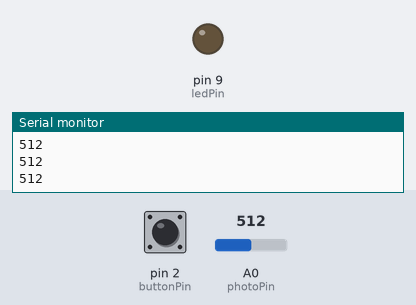
A sketch run on a simulated Arduino Uno, built with avr-gcc and run on an emulated ATmega328P. Parts: output pins drawn as LEDs (lit = HIGH), the last lines printed to the serial monitor. Inputs (shaded band) come from the test bench; at power-on: pin 2 (buttonPin) HIGH, A0 (photoPin) = 512.

Above: at 1.2 s.
1.3 s: pin 2 (buttonPin) pulled LOW for 0.15 s
At 2.5 s:
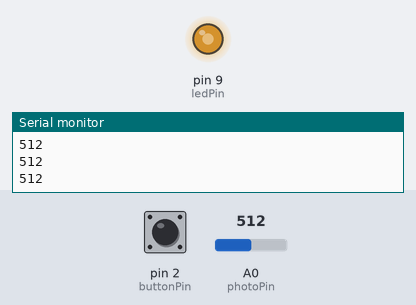
2.9 s: A0 (photoPin) set to 716
At 3.6 s:
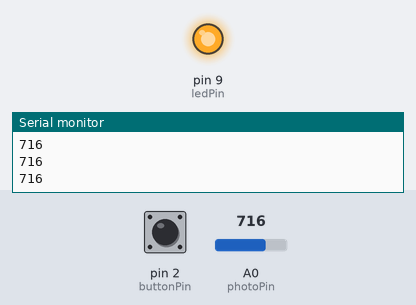
4.4 s: A0 (photoPin) set to 306
At 4.9 s:
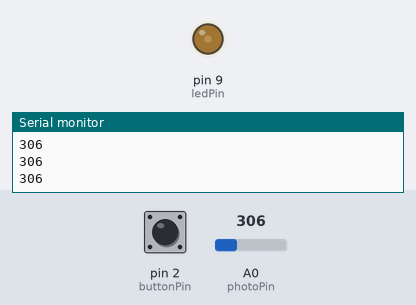
5.9 s: A0 (photoPin) set to 900
At 7.1 s:
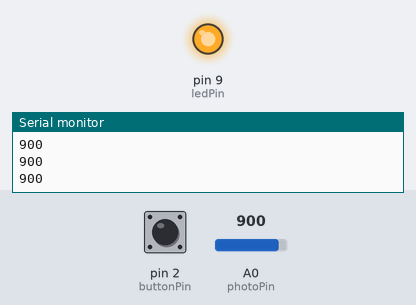
7.4 s: pin 2 (buttonPin) pulled LOW for 1 s
At 8.4 s:
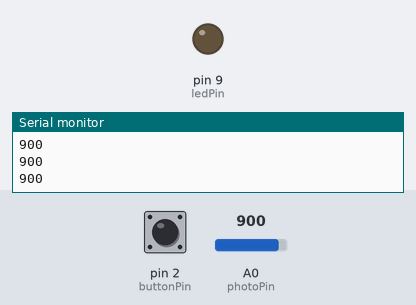
9.9 s: pin 2 (buttonPin) pulled LOW for 3.2 s
At 10.4 s:
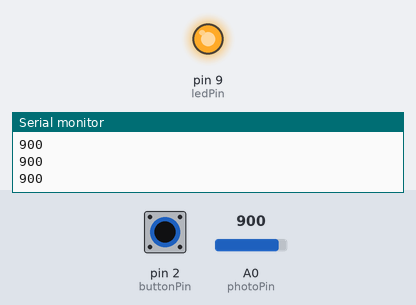
Timing chart, 0 to 12.9 s (numbered marks = the images above; inputs shaded):
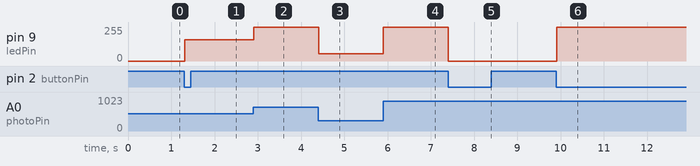

Measured:
- after the input at 1.3 s, pin 9 (ledPin): 0/255 → 159/255 at once
- after the input at 2.9 s, pin 9 (ledPin): 159/255 → 255/255 at once
- after the input at 4.4 s, pin 9 (ledPin): 255/255 → 54/255 at once
- after the input at 5.9 s, pin 9 (ledPin): 54/255 → 255/255 at once
- after the input at 7.4 s, pin 9 (ledPin): 255/255 → 0/255 at once
- after the input at 9.9 s, pin 9 (ledPin): 0/255 → 255/255 at once

The sketch:

LED_photoresistor.ino
```cpp
// pin constants
const int buttonPin = 2;
const int ledPin = 9;
const int photoPin = A0;

bool ledState = false;
bool lastButtonState = HIGH;

unsigned long lastDebounceTime = 0;
const unsigned long debounceDelay = 50;

void setup() {
  pinMode(buttonPin, INPUT_PULLUP);
  pinMode(ledPin, OUTPUT);

  Serial.begin(9600);

  analogWrite(ledPin, 0);
}

void loop() {

  // reading the button
  bool buttonState = digitalRead(buttonPin);

  // detect button press
  if (buttonState == LOW &&
      lastButtonState == HIGH &&
      millis() - lastDebounceTime > debounceDelay) {

    ledState = !ledState;
    lastDebounceTime = millis();
  }

  lastButtonState = buttonState;


  // read photoresistor
  int lightLevel = analogRead(photoPin);

  Serial.println(lightLevel);


  // control the brightness of the LED
  if (ledState) {

    int brightness = map(lightLevel, 200, 700, 0, 255);

    brightness = constrain(brightness, 0, 255);

    analogWrite(ledPin, brightness);

  } else {

    analogWrite(ledPin, 0);

  }

  delay(10);
}
```
